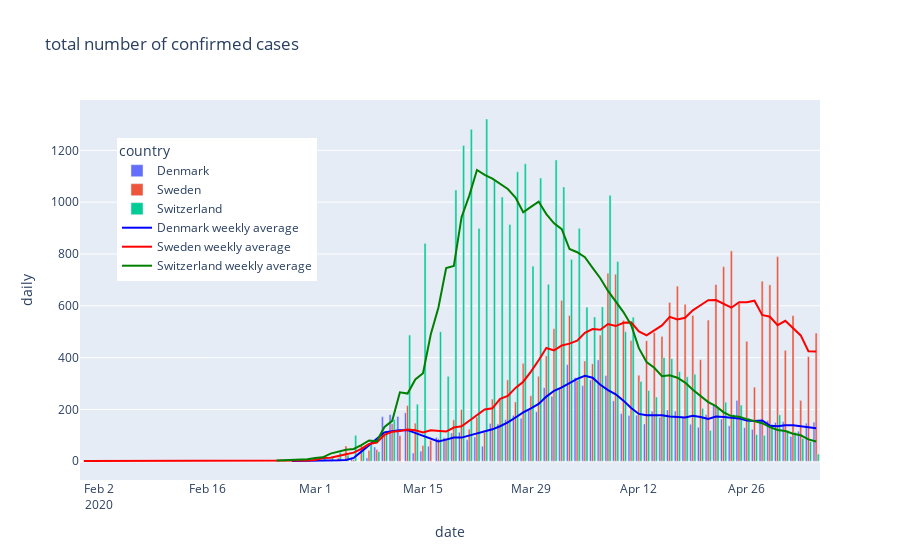
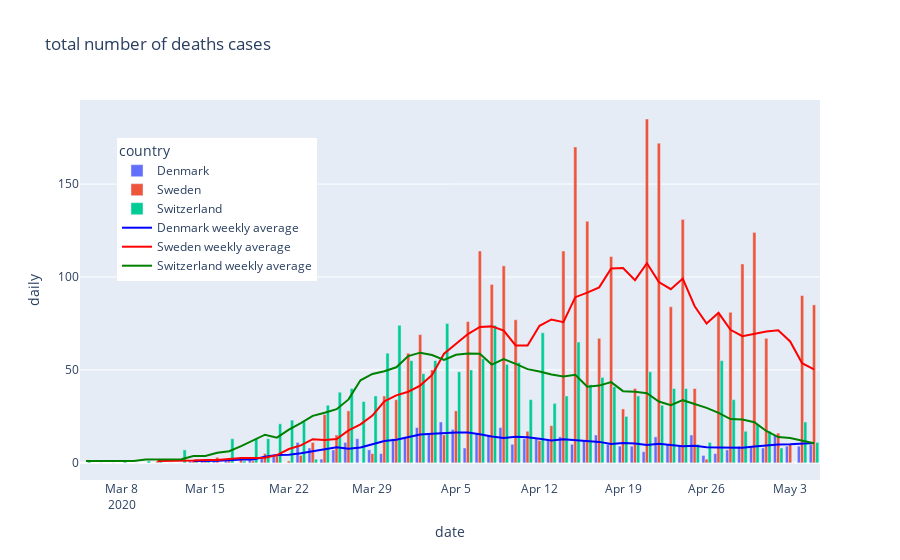

The notebook cell these images were saved under, in order:
### Code cell
for serie in df.serie.unique():
    sel = df.serie == serie
    #tmp = df.query("country==@country",)

    fig = px.bar(df[sel],x='date',y='daily',color='country',log_y=False,barmode='group',
                 title='total number of ' + serie + ' cases')
    #fig.update_yaxes(matches=None)
    for i,country in enumerate(df.country.unique()):
        fig.add_scatter(x=df[sel].query('country==@country').date, y=df[sel].query('country==@country').daily_trend, 
                        mode='lines',line={'color':{0:'blue',1:'red',2:'green'}[i]}, 
                        name = country + ' weekly average')
    fig.update_layout(legend=dict(x=0.05, y=0.9))
    fig.show()
